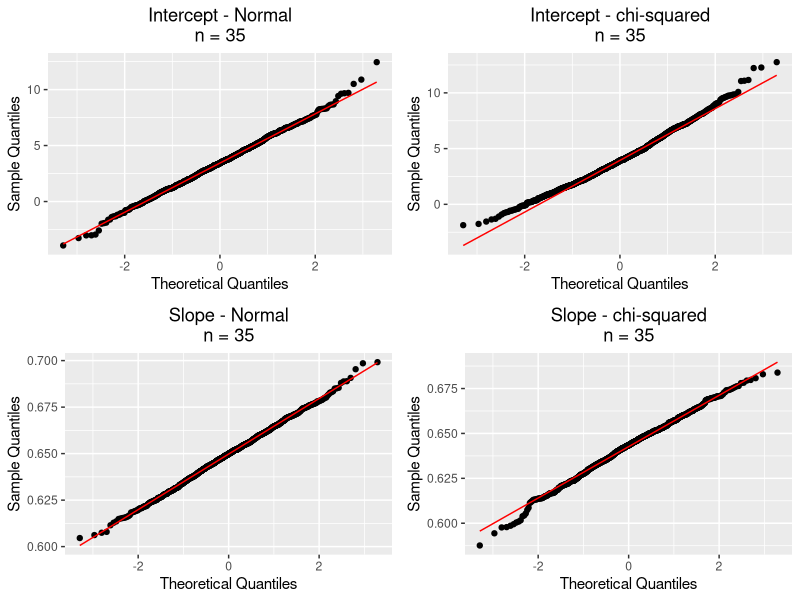
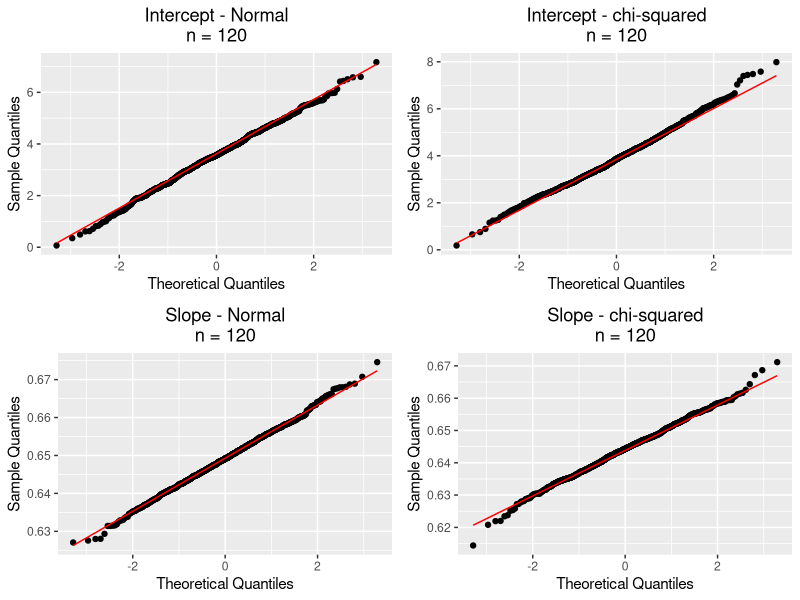
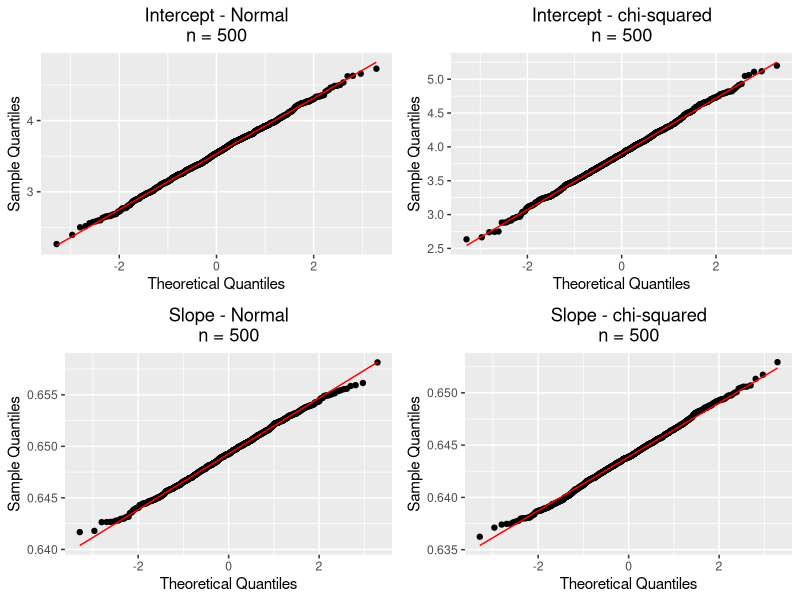

Write R code to recreate these figures, in order.
###############################################################################
#                                                                             #
#        W4479 - Applied project using R, winter semester 2024 / 2025         #
#                                                                             #
#                        Problem 1: Monte Carlo Study                         #
#                                                                             #
###############################################################################

# Information:

# Use this file to save your code for solving Problem 1 of the applied 
# project.
# Remove '1234567' in line 20 and instead, replace it with the matriculation 
# number of one of your group members. Run lines 20 to 87 first to make 
# your group's simulated data available in R before continuing with your own 
# code.

# Start at line 90 with your own code.

MatrNr <- 4027045

simP1 <- function(seed = MatrNr, b1 = 3.4, b2 = 0.65, M = 1000) {
  n <- c(35, 120, 500) # spl size
  N <- 1000 # pop size
  # M - Monte-Carlo simulations
  
  rchisq_dm <- function(n, df, mean = 0, sd = 1) {
    (rchisq(n = n, df = df) - df) / sqrt(2 * df) * sd + mean
  }
  
  set.seed(seed)
  Xmin <- 0
  Xmax <- 250
  X_pop = runif(N, Xmin, Xmax)
  u_norm = rnorm(N, sd = 6)
  ui_rchisq = rchisq_dm(N, df = 4, sd = 6)
  Y_norm = b1 + b2 * X_pop + u_norm
  Y_rchisq = b1 + b2 * X_pop + ui_rchisq
  est_all = list()
  for (i in 1:3) {
    est = matrix(0, M, 4)
    for (j in 1:M) {
      ind_spl = sort(sample(1:N, n[i], replace = FALSE))
      est[j, 1] = lm(Y_norm[ind_spl] ~ X_pop[ind_spl])$coefficients[1]
      est[j, 2] = lm(Y_norm[ind_spl] ~ X_pop[ind_spl])$coefficients[2]
      est[j, 3] = lm(Y_rchisq[ind_spl] ~ X_pop[ind_spl])$coefficients[1]
      est[j, 4] = lm(Y_rchisq[ind_spl] ~ X_pop[ind_spl])$coefficients[2]
    }
    colnames(est) = c("Intercept", "Slope", "Intercept", "Slope")
    est_all[[i]] = est
  } 
  names(est_all) = c("n=35", "n=120", "n=500")
  return(est_all)
} 
est_all = simP1(MatrNr)

M = 1000
est35n <- data.frame(cbind("Sample No." = rep(1,M), 
                           "Number of Observations" = rep(35, M), "Error Function" = "Normal",
                           est_all$`n=35`[,c(1,2)]))
est35chi <- data.frame(cbind("Sample No." = rep(1,M), 
                             "Number of Observations" = rep(35, M), "Error Function" = "chi-squared",
                             est_all$`n=35`[,c(3,4)]))
est35 <- rbind(est35n, est35chi)


est120n <- data.frame(cbind("Sample No." = rep(2,M), 
                            "Number of Observations" = rep(120, M), "Error Function" = "Normal",
                            est_all$`n=120`[,c(1,2)]))
est120chi <- data.frame(cbind("Sample No." = rep(2,M), 
                              "Number of Observations" = rep(120, M), "Error Function" = "chi-squared",
                              est_all$`n=120`[,c(3,4)]))
est120 <- rbind(est120n, est120chi)


est500n <- data.frame(cbind("Sample No." = rep(3,M), 
                            "Number of Observations" = rep(500, M), "Error Function" = "Normal",
                            est_all$`n=500`[,c(1,2)]))
est500chi <- data.frame(cbind("Sample No." = rep(3,M), 
                              "Number of Observations" = rep(500, M), "Error Function" = "chi-squared",
                              est_all$`n=500`[,c(3,4)]))
est500 <- rbind(est500n, est500chi)

sim_df <- rbind(est35, est120, est500)
sim_df$Intercept <- as.numeric(sim_df$Intercept)
sim_df$Slope <- as.numeric(sim_df$Slope)
head(sim_df)

# <------- Start here with your own code --------> # 



#install.packages("dplyr") #install if you don´t have it 
library(dplyr)

names(sim_df)
#---------------------------------------------------------------  
# ---->  1a. Calculate means and variances of intercept and slope by sample size and error dist.
#---------------------------------------------------------------  

results_1a <- sim_df %>%
  group_by(`Number.of.Observations`, `Error.Function`) %>%
  summarise(
    mean_intercept = mean(Intercept),
    var_intercept  = var(Intercept),
    mean_slope     = mean(Slope),
    var_slope      = var(Slope),
    .groups = "drop"
  )


print(results_1a)

#---------------------------------------------------------------  
#------ 1B.Create a Q-Q normal plot of the 1000 obtained values for each of the combinations
#--------------------------------- ------------------------------ 
# (It's similar to the question in the tutorial 4 exercise 4.5.6)
# Here we do a for loop through N =(35, 120, 500) and both distri.


library(ggplot2)
library(ggpubr)

for (n_val in c(35, 120, 500)) {
  
  # 1) First we divide the data into Subset one for Normal errors, sample size = n_val
  sub_data_normal <- subset(sim_df,
                            Number.of.Observations == n_val &
                              Error.Function == "Normal")
  
  #  Subset data for Chi-squared errors, sample size = n_val
  sub_data_chi <- subset(sim_df,
                         Number.of.Observations == n_val &
                           Error.Function == "chi-squared")
  
  # ------------ Intercept Q-Q Plots  ------------------
  
  # a) Intercept - we use the subset of the Normal Distribution
  plot_int_normal <- ggplot(sub_data_normal, aes(sample = Intercept)) +
    stat_qq(color = "black") +
    stat_qq_line(color = "red") +
    labs(
      title = paste("Intercept - Normal\nn =", n_val),
      x = "Theoretical Quantiles",
      y = "Sample Quantiles"
    ) +
    theme(
      plot.title = element_text(hjust = 0.5)  # Center the title
    )
  
  # b) Intercept - chi-squared
  plot_int_chi <- ggplot(sub_data_chi, aes(sample = Intercept)) +
    stat_qq(color = "black") +
    stat_qq_line(color = "red") +
    labs(
      title = paste("Intercept - chi-squared\nn =", n_val),
      x = "Theoretical Quantiles",
      y = "Sample Quantiles"
    ) +
    theme(
      plot.title = element_text(hjust = 0.5)  # Center the title
    )
  # ----------- Slope Q-Q Plots ------------------
  
  # c) Slope - Normal
  plot_slope_normal <- ggplot(sub_data_normal, aes(sample = Slope)) +
    stat_qq(color = "black") +
    stat_qq_line(color = "red") +
    labs(
      title = paste("Slope - Normal\nn =", n_val),
      x = "Theoretical Quantiles",
      y = "Sample Quantiles"
    ) +
    theme(
      plot.title = element_text(hjust = 0.5)  # Center the title
    )
  
  # d) Slope - chi-squared
  plot_slope_chi <- ggplot(sub_data_chi, aes(sample = Slope)) +
    stat_qq(color = "black") +
    stat_qq_line(color = "red") +
    labs(
      title = paste("Slope - chi-squared\nn =", n_val),
      x = "Theoretical Quantiles",
      y = "Sample Quantiles"
    )+
    theme(
      plot.title = element_text(hjust = 0.5)  # Center the title
    )
# ------- Arrange Plots to look it nice ------------------
    # Row 1: Intercept Normal vs. Intercept chi-squared
  row1 <- ggarrange(plot_int_normal, plot_int_chi, ncol = 2, nrow = 1)
   # Row 2: Slope Normal vs. Slope chi-squared
  row2 <- ggarrange(plot_slope_normal, plot_slope_chi, ncol = 2, nrow = 1)
  
  ## Combine row1 and row2 into a 2x2 layout
  combined_plot <- ggarrange(row1, row2, ncol = 1, nrow = 2)

  
  print(combined_plot)
}

#---------------------------------------------------------------  
#------ 1C.test the normality of the 1000 obtained values for each
#          of the combinations of nj = 35, 120, 500 with error
#         distribution (1) and (2) using a Jarque-Bera test.
#--------------------------------- ------------------------------ 
# (It's also similar to the question in the tutorial 4 exercise 4.5.6) 

# First we create a especial function to calculate the Jarque-Bera 
# this return everything what we need 
JB_test <- function(x, alpha = 0.05) {
  x_c <- x - mean(x) #Center x
  n <- length(x_c) #sample size
  S <- (1 / n) * sum(x_c^3) / ((1 / n) * sum(x_c^2))^1.5  # Skewness
  K <- (1 / n) * sum(x_c^4) / ((1 / n) * sum(x_c^2))^2    # Kurtosis
  JB <- n / 6 * (S^2 + (K - 3)^2 / 4)  # Jarque-Bera statistic
  # Jarque-Bera statistic
  JB <- n / 6 * (S^2 + (K - 3)^2 / 4)
  # value (df=2)
  p_value <- 1 - pchisq(JB, df = 2)
  crit <- qchisq(0.95, df = 2)         # 5% critical value of chi-squared
  # Just to do it all in one step: reject or not at the chosen alpha
  reject <- (p_value < alpha)
  return(list(JB_stat = JB, p_value = p_value,crit=crit, reject = reject))
}


# THis is for store the results of the function in each iteration 
results_JB <- data.frame(
  n            = integer(),
  error_dist   = character(),
  parameter    = character(),   
  JB_stat      = numeric(),
  p_value      = numeric(),
  crit         = numeric(),
  reject       = logical(),
  stringsAsFactors = FALSE
)

# iterations! 
for (n_val in c(35, 120, 500)) {
  for (err_dist in c("Normal", "chi-squared")) {
      # NEW_Subset the data for this scenario
    sub_data <- subset(sim_df, Number.of.Observations == n_val &
            Error.Function == err_dist)
    
    
    # Jarque-Bera for the INTERCEPT
    jb_int <- JB_test(sub_data$Intercept)
    results_JB <- rbind(results_JB,
      data.frame(
                  n = n_val,
                  error_dist = err_dist,
                  parameter = "Intercept",
                  JB_stat = jb_int$JB_stat,
                  p_value = jb_int$p_value,
                  crit_value=jb_int$crit,
                  reject  = jb_int$reject
      )
    )
    
    # Jarque-Bera  for the SLOPE
    jb_slp <- JB_test(sub_data$Slope)
    results_JB <- rbind(results_JB,
      data.frame(
                    n = n_val,
                    error_dist = err_dist,
                    parameter = "Slope",
                    JB_stat = jb_slp$JB_stat,
                    p_value = jb_slp$p_value,
                    crit_value=jb_int$crit,
                    reject  = jb_slp$reject
      )
    )
  }
}
# Print the results
print(results_JB)


# just to see the result in one file
# write.csv(results_JB, "mi_tabla.csv", row.names = FALSE) 
